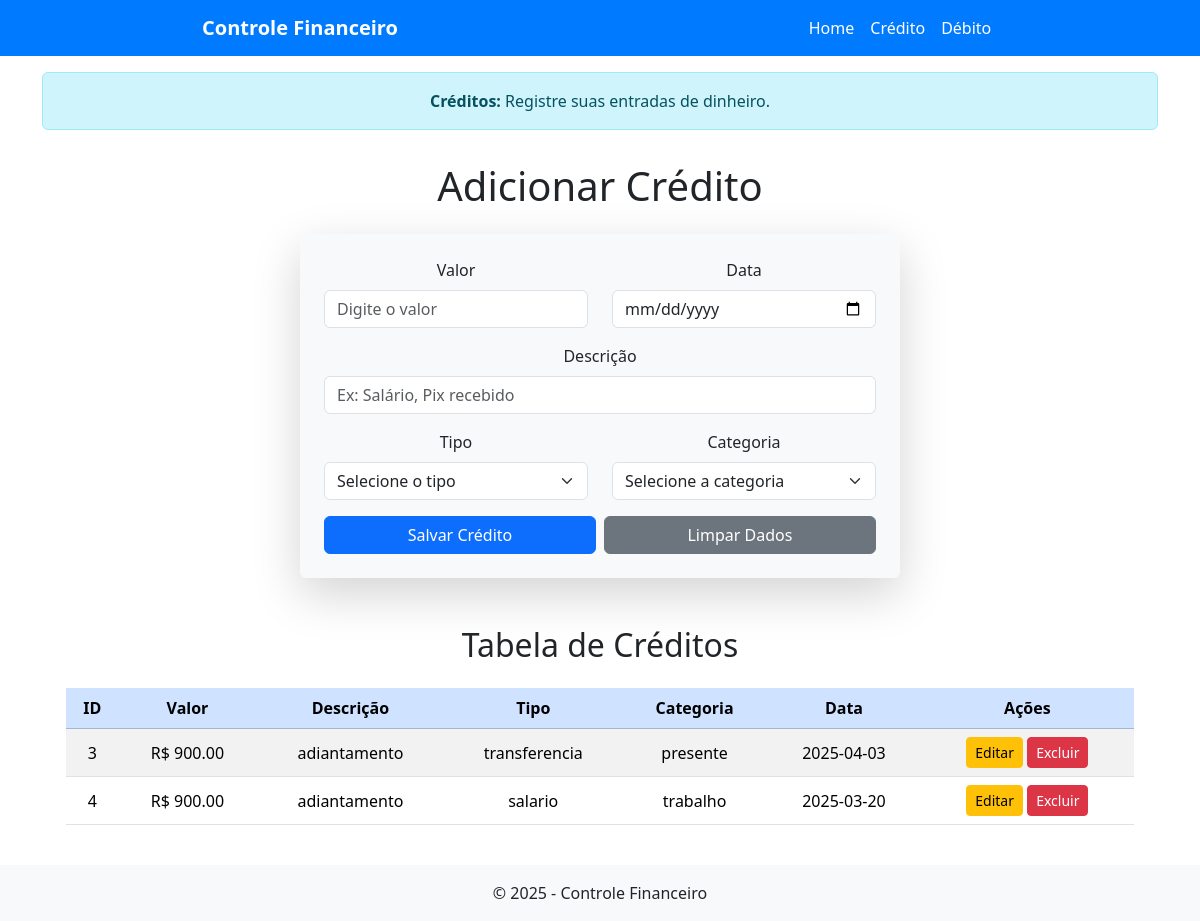
The app's page /credito, older data.
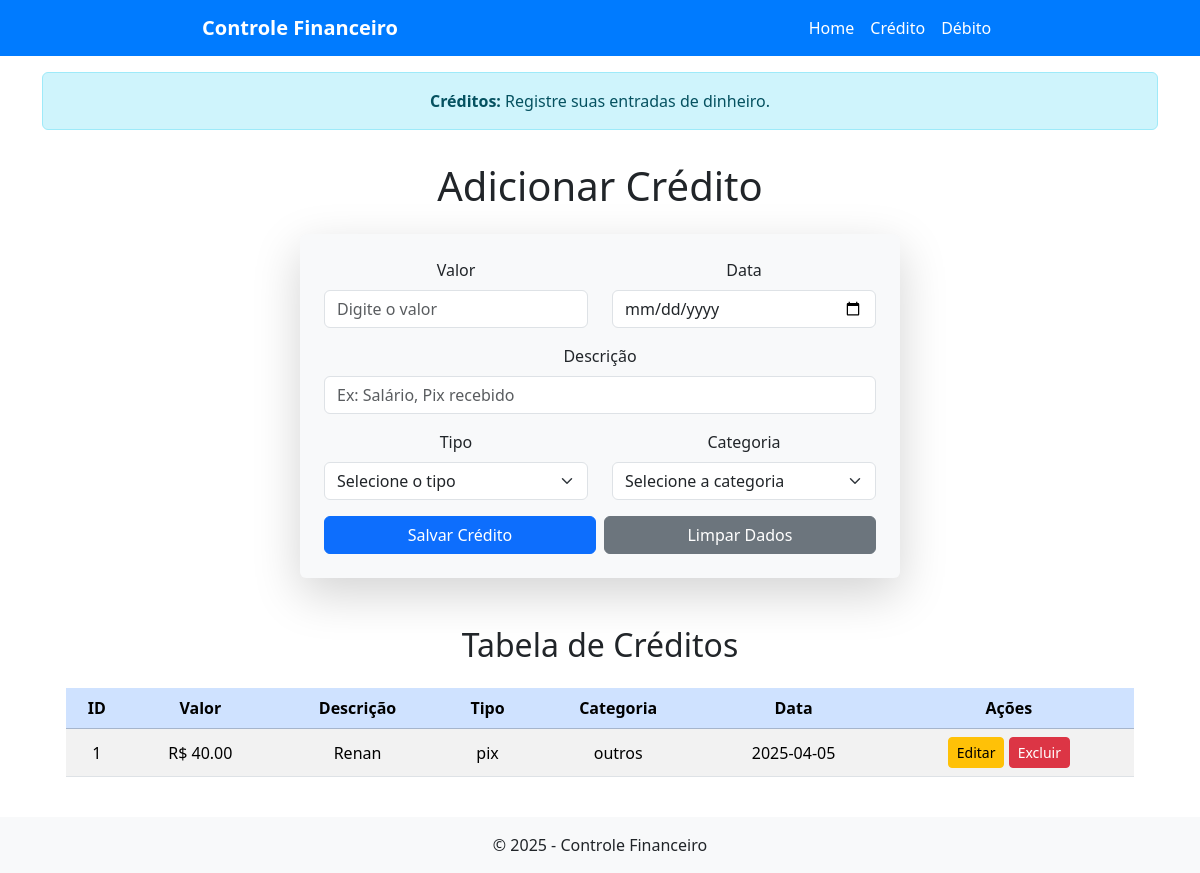
The same page, newer data.
### tables this page shows
CREATE TABLE creditos (
            id INTEGER PRIMARY KEY AUTOINCREMENT,
            valor REAL NOT NULL,
            descricao TEXT NOT NULL,
            tipo TEXT NOT NULL,
            categoria TEXT NOT NULL,
            data TEXT NOT NULL
        );

### app.py (the view, shortened to what this page needs)
@app.route("/credito", methods=["GET", "POST"])
def credito():
    conaxao = sqlite3.connect("financeiro.db")
    cursor = conaxao.cursor()
    cursor.execute("SELECT * FROM creditos")
    creditos = cursor.fetchall()
    conaxao.close()
    return render_template("credito.html", creditos=creditos)

### templates/credito.html (shortened to what this page needs)
{% extends 'base.html' %}
{% block alert %}
    <div class="container mt-3">
        <div class="alert alert-info text-center" role="alert">
            <strong>Créditos:</strong> Registre suas entradas de dinheiro.
        </div>
    </div>
{% endblock %}
{% block content %}
    <div class="container mt-3">
        <h1 class="mb-4 text-center">Adicionar Crédito</h1>
        <form method="POST" class="p-4 rounded shadow-lg bg-light mx-auto" style="max-width: 600px;" id="creditoForm">
            <div class="row">
                <div class="col-md-6 mb-3">
                    <label for="valor" class="form-label">Valor</label>
                    <input type="number" step="0.01" class="form-control" id="valor" name="valor" placeholder="Digite o valor" required>
                </div>
                <div class="col-md-6 mb-3">
                    <label for="data" class="form-label">Data</label>
                    <input type="date" class="form-control" id="data" name="data" required>
                </div>
            </div>
            <div class="mb-3">
                <label for="descricao" class="form-label">Descrição</label>
                <input type="text" class="form-control" id="descricao" name="descricao" placeholder="Ex: Salário, Pix recebido" required>
            </div>
            <div class="row">
                <div class="col-md-6 mb-3">
                    <label for="tipo" class="form-label">Tipo</label>
                    <select class="form-select" id="tipo" name="tipo" required>
                        <option value="" selected disabled>Selecione o tipo</option>
                    </select>
                </div>
                <div class="col-md-6 mb-3">
                    <label for="categoria" class="form-label">Categoria</label>
                    <select class="form-select" id="categoria" name="categoria" required>
                        <option value="" selected disabled>Selecione a categoria</option>
                    </select>
                </div>
            </div>
            <div class="d-flex gap-2">
                <button type="submit" class="btn btn-primary flex-grow-1">Salvar Crédito</button>
                <button type="reset" class="btn btn-secondary flex-grow-1">Limpar Dados</button>
            </div>
        </form>
        <div class="container mt-5">
            <h2 class="text-center mb-4">Tabela de Créditos</h2>
            <table class="table table-striped tabel-bordered text-center align-middle">
                <thead class="table-primary">
                    <tr>
                        <th>ID</th>
                        <th>Valor</th>
                        <th>Descrição</th>
                        <th>Tipo</th>
                        <th>Categoria</th>
                        <th>Data</th>
                        <th>Ações</th>
                    </tr>
                </thead>
                <tbody>
                    {% for credito in creditos %}
                    <tr>
                        <td>{{ credito[0] }}</td>
                        <td>R$ {{ "%.2f"|format(credito[1]) }}</td>
                        <td>{{ credito[2] }}</td>
                        <td>{{ credito[3] }}</td>
                        <td>{{ credito[4] }}</td>
                        <td>{{ credito[5] }}</td>
                        <td>
                            <a href="{{ url_for('editar_credito', id=credito[0]) }}" class="btn btn-warning btn-sm">Editar</a>
                            <button class="btn btn-danger btn-sm" data-bs-toggle="modal" data-bs-target="#confirmarExclusao{{ credito[0] }}">
                                Excluir
                            </button>
                        </td>
                    </tr>
                    {% endfor %}
                </tbody>
            </table>
        </div>
    </div>
{% endblock %}

### templates/base.html (shortened to what this page needs)
<!DOCTYPE html>
<html lang="pt-br">
<head>
    <link href="https://cdn.jsdelivr.net/npm/bootstrap@5.3.3/dist/css/bootstrap.min.css"
          rel="stylesheet"
>
</head>
<body class="d-flex flex-column min-vh-100">
    {% include 'includes/navbar.html' %}
    {% block alert %}{% endblock %}
    <main class="container flex-grow-1">
        <div class="text-center">
            {% block content %}{% endblock %}
        </div>
    </main>
    {% include 'includes/footer.html' %}
</body>
</html>

### templates/includes/navbar.html (shortened to what this page needs)
<nav class="navbar navbar-expand-lg" style="background-color: #007BFF;">
    <div class="container">
        <a class="navbar-brand text-white fw-bold mx-auto" href="{{ url_for('home') }}">Controle Financeiro</a>
    </div>
    <div class="container">
        <div class="collapse navbar-collapse justify-content-center" id="navbarNav">
            <ul class="navbar-nav">
                <li class="nav-item">
                    <a class="nav-link text-white" href="{{ url_for('home') }}">Home</a>
                </li>
                <li class="nav-item">
                    <a class="nav-link text-white" href="{{ url_for('credito') }}">Crédito</a>
                </li>
                <li class="nav-item">
                    <a class="nav-link text-white" href="{{ url_for('debito') }}">Débito</a>
                </li>
            </ul>
        </div>
    </div>
</nav>

### templates/includes/footer.html
<footer class="text-center p-3 mt-4" style="background-color: #f8f9fa;">
    <p class="mb-0">&copy; 2025 - Controle Financeiro</p>
</footer>

Row changes from the older to the newer data that the page shows:
removed creditos: id "3", valor "900.00", descricao "adiantamento", tipo "transferencia", categoria "presente", data "2025-04-03"
removed creditos: id "4", valor "900.00", descricao "adiantamento", tipo "salario", categoria "trabalho", data "2025-03-20"
added creditos: id "1", valor "40.00", descricao "Renan", tipo "pix", categoria "outros", data "2025-04-05"
